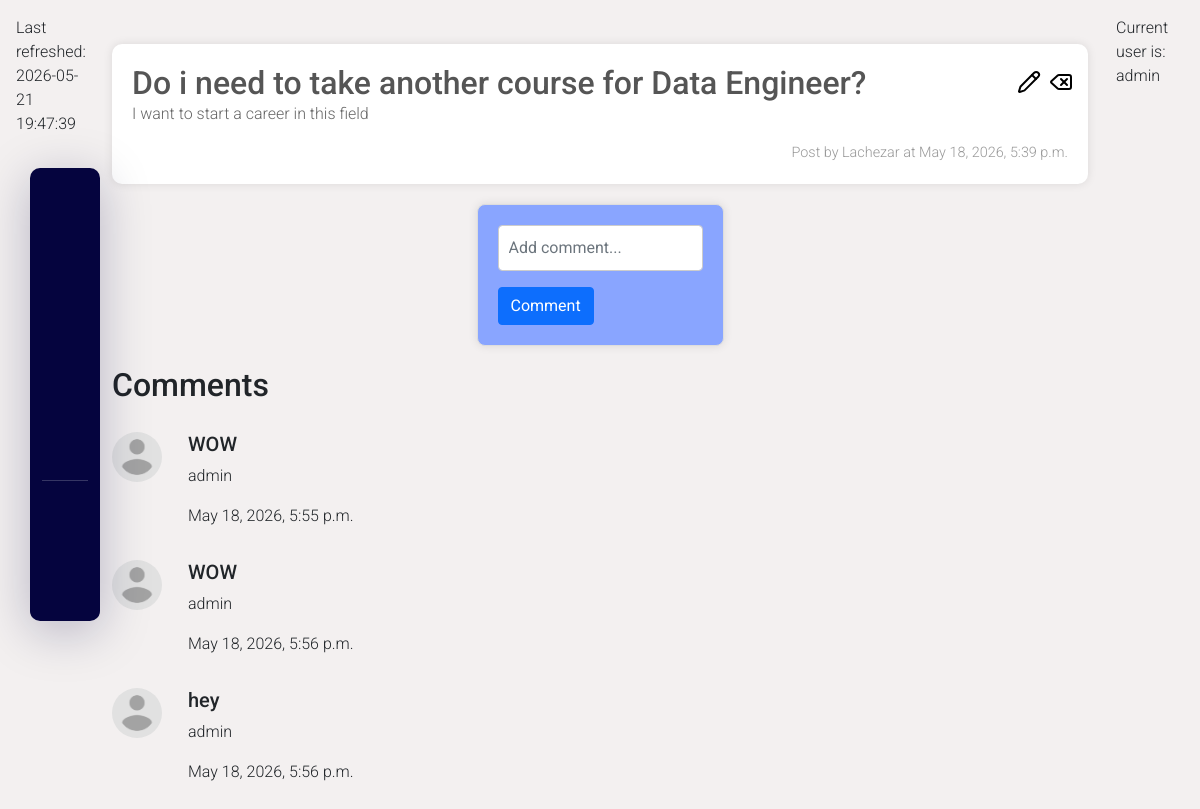
Page /post/details/14 (signed in) on the committed database.
### forum/models.py (models this page shows, shortened)
class PostBaseModel(models.Model):
    title = models.CharField(
        max_length=100
    )
    context = models.TextField()
    author = models.CharField(
        max_length=30
    )
    created_at = models.DateTimeField(
        auto_now_add=True,
        blank=True,
        null=True
    )
    language = models.CharField(
        choices=LanguageChoices.choices,
        default=LanguageChoices.OTHER
    )
    image = models.ImageField(
        upload_to='media_files',
        null=True,
        blank=True
    )

class Comment(models.Model):
    post = ForeignKey(
        to=PostBaseModel,
        on_delete=models.CASCADE,
        related_name='comments'
    )
    comment = models.TextField(
        null=True,
        blank=True,
    )
    author = models.CharField(max_length=30,null=True,blank=True)
    created_at = models.DateTimeField(
        auto_now_add=True
    )

### forum/views.py (the view, shortened to what this page needs)
# urls.py: path('details/<int:pk>',views.PostDetailView.as_view(),name='detail-post'),
class PostDetailView(DetailView, FormMixin):
    template_name = 'post-details.html'
    model = PostBaseModel
    context_object_name = 'post'
    form_class = CommentFormSet
    def get_context_data(self,**kwargs):
        kwargs = super().get_context_data(**kwargs)
        kwargs.update({'formset': self.get_form_class()()})
        return kwargs
    def post(self,*args,**kwargs):
        self.object = self.get_object()
        formset = self.form_class(self.request.POST)
        if formset.is_valid():
            for form in formset:
                comment = form.save(commit=False)
                comment.author = self.request.user.username
                comment.post = self.object
                comment.save()
        return HttpResponseRedirect(self.get_success_url())

### forum/templatetags/current_time.py (called while the page is built)
@register.simple_tag(name='current_time')
def get_current_time(format_time='%Y-%m-%d %H:%M:%S'):
    return datetime.now().strftime(format_time)

### forum/templatetags/user_info.py (called while the page is built)
@register.inclusion_tag('username_info.html')
def user_info(user):
    return {
        'user':user.username
    } if user.is_authenticated else {'user':'Anonymous'}

### templates/post-details.html (shortened to what this page needs)
{% extends 'base.html' %}
{% load crispy_forms_filters %}
{% block content %}
    <div class="posts">
        <div class="post">
            <h2>{{ post.title }}</h2>
            <div class="icons">
                <a href="{% url 'edit-post' post.pk %}" class="anker-tag-svg">
                </a>
                <a href="{% url 'delete_post' post.pk %}" class="anker-tag-svg">
                </a>
            </div>
            <p>{{ post.context }}</p>
            <div class="post-meta">
                <span>Post by {{ post.author|default:'Anonymous' }} at {{ post.created_at }}</span>
            </div>
        </div>
        <form method="post" class="form-inline">
            {% for form in formset %}
                <div class="form-row d-flex">
                    {{ form.comment|as_crispy_field }}
                </div>
            {% endfor %}
            <div class="input-group-append">
                <button class="btn btn-primary me-2">
                    Comment
                </button>
            </div>
        </form>
    {% if post.comments.all %}
        <h2>
             Comments
        </h2>
    {% else %}
        <h2>
            Currently, no comments!
        </h2>
    {% endif %}
        <div class="comment-section">
            {% for comment in post.comments.all %}
                <div class="media mb-3 comment-item">
                    <img style="max-width: 50px; height: auto" class='me-3 rounded-circle comment-avatar'
/>
                    <div class="media-body comment-content">
                        <h5>{{ comment.comment }}</h5>
                        <p>{{ comment.author }}</p>
                        <p>{{ comment.created_at }}</p>
                    </div>
                </div>
            {% endfor %}
        </div>
    </div>
{% endblock %}

### templates/username_info.html
<div>
    Current user is: {{ user }}
</div>

### static/css/posts.css (style rules this page uses)
body { font-family: "Roboto", sans-serif; font-weight: 300; font-style: normal; background-color: #f3f0f0; margin: 0; padding: 0; }
a { text-decoration: none; }
.posts { margin-top: 20px; display: flex; flex-direction: column; gap: 20px; }
.post { position: relative; padding: 20px; border-radius: 10px; background-color: #ffffff; box-shadow: 0 0 10px rgba(0, 0, 0, 0.1); }
.icons { position: absolute; top: 25px; right: 15px; display: flex; gap: 8px; }
.icons a { text-decoration: none; }
.post h2 { margin: 0; color: #555; text-align: left; }
.post p { color: #666; text-align: left; }
.post-meta { margin-top: 10px; display: flex; justify-content: end; font-size: 0.9em; color: #999; }

### static/css/nav.css (style rules this page uses)
*, *:after, *:before { box-sizing: border-box; }

### static/css/forms.css (style rules this page uses)
form { width: 100%; max-width: 600px; margin: 0 auto; padding: 20px; background-color: #89a5ff; border: 1px solid #ddd; border-radius: 8px; box-shadow: 0 0 10px rgba(0, 0, 0, 0.1); }
form div { margin-bottom: 15px; }
form input[type="text"], form textarea { width: 100%; padding: 10px; font-size: 16px; border: 1px solid #ccc; border-radius: 4px; }
.comment-item { display: flex; align-items: flex-start; }
.comment-avatar { width: 50px; height: 50px; object-fit: cover; }
.comment-content { text-align: left; margin-left: 10px; flex: 1; }
.form-inline { width: auto; height: auto; }
.form-inline div { margin-bottom: 0; }

### rows in the picture
PostBaseModel: title "Do i need to take another course for Data Engineer?", context "I want to start a career in this field", author "Lachezar", created_at "May 18, 2026, 5:39 p.m."
Comment: comment "WOW", author "admin", created_at "May 18, 2026, 5:55 p.m."
Comment: comment "WOW", author "admin", created_at "May 18, 2026, 5:56 p.m."
Comment: comment "hey", author "admin", created_at "May 18, 2026, 5:56 p.m."

### other values in the picture
{{ user }} "admin"
